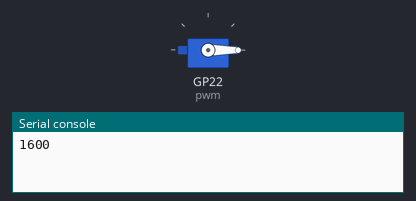
The program below on a simulated Raspberry Pi Pico running MicroPython. Parts: servo, the last lines printed to the serial console. Servo angles are drawn from the pulse width (0.5 ms = 0°, 2.5 ms = 180°).

Above: at 0.05 s.
At 1.6 s:
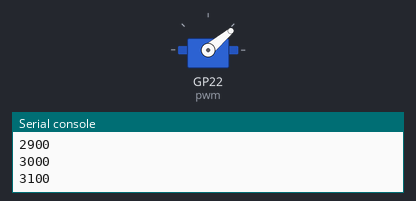
At 3.15 s:
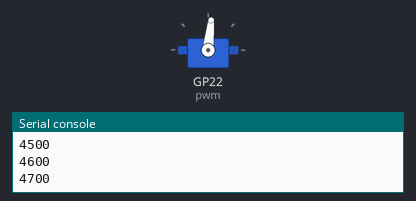
At 6.3 s:
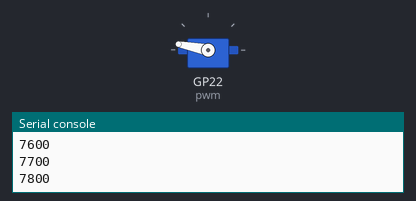
Timing chart, 0 to 8.2 s (numbered marks = the images above):
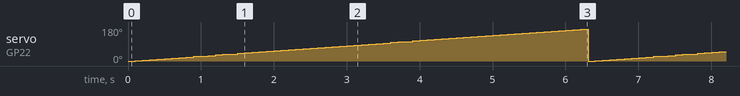

Measured:
- by itself, servo on GP22 (pwm): ramps from 0° to 169° and jumps back, once every 6.3 s

The program:

ServoTestTest.py
```python
from machine import Pin, PWM, ADC
from time import sleep

pwm = PWM(Pin(22))
#adc = ADC(Pin(28)) # 224-65535

pwm.freq(50)

angle = 0

while True:
    for duty in range(1600, 7864, 100):
        pwm.duty_u16(duty)
        print(duty)
        sleep(0.1)
    """
    for duty in range(6502, 0, -1):
        pwm.duty_u16(duty)
        sleep(0.11)
    """
```
